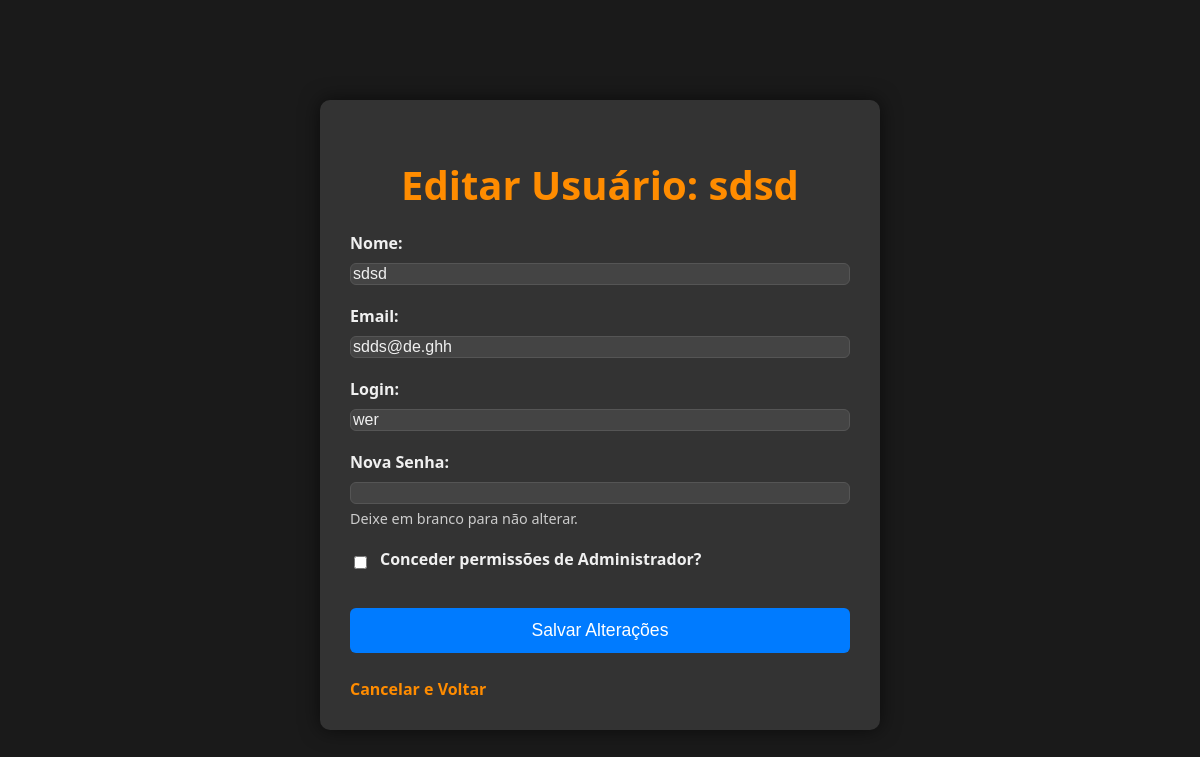
The page /home/usuarios/editar/3/ (signed in) on the database its author committed.
### home/models.py (models this page shows, shortened)
class Usuario(models.Model):
    nome = models.CharField(max_length=50)
    email = models.CharField(max_length=50, unique=True)
    login = models.CharField(max_length=20, unique=True)
    senha = models.CharField(max_length=128)
    empresa = models.ForeignKey(Empresa, on_delete=models.CASCADE, related_name='usuarios')
    is_admin = models.BooleanField(default=False, help_text="Indica se o usuário é administrador da empresa.")

### home/views.py (the view)
    def wrapper(request, *args, **kwargs):
        if not request.current_usuario.is_admin:
            messages.error(request, 'Você não tem permissão de administrador para acessar esta página.')
            return redirect('lista_produtos')
        return view_func(request, *args, **kwargs)

### home/forms.py (shortened to what this page needs)
class UsuarioForm(forms.ModelForm):
    senha = forms.CharField(widget=forms.PasswordInput, required=False, help_text="Deixe em branco para não alterar.")
    confirmar_senha = forms.CharField(widget=forms.PasswordInput, required=False, label="Confirmar Senha")
    class Meta:
        model = Usuario
        fields = ['nome', 'email', 'login', 'senha', 'is_admin']
        labels = {
            'is_admin': 'Conceder permissões de Administrador?'
        }
    def __init__(self, *args, **kwargs):
        user_logado = kwargs.pop('user', None)
        self.is_creating = kwargs.get('instance') is None
        super(UsuarioForm, self).__init__(*args, **kwargs)
        if self.is_creating:
            self.fields['senha'].required = True
            self.fields['confirmar_senha'].required = True
        if user_logado:
            primeiro_admin = Usuario.objects.filter(empresa=user_logado.empresa, is_admin=True).order_by('id').first()
            if user_logado != primeiro_admin:
                if 'is_admin' in self.fields:
                    del self.fields['is_admin']

### home/views.py (called while the page is built)
def usuario_required(view_func):
    def wrapper(request, *args, **kwargs):
        usuario_id = request.session.get('usuario_id')
        if not usuario_id:
            messages.error(request, 'Você precisa estar logado para acessar esta página.')
            return redirect('login')
        try:
            request.current_usuario = Usuario.objects.get(pk=usuario_id)
            request.current_empresa = request.current_usuario.empresa
        except Usuario.DoesNotExist:
            messages.error(request, 'Sessão inválida. Por favor, faça login novamente.')
            if 'usuario_id' in request.session:
                del request.session['usuario_id']
            return redirect('login')
        return view_func(request, *args, **kwargs)
    return wrapper

def admin_required(view_func):
    def wrapper(request, *args, **kwargs):
        if not request.current_usuario.is_admin:
            messages.error(request, 'Você não tem permissão de administrador para acessar esta página.')
            return redirect('lista_produtos')
        return view_func(request, *args, **kwargs)
    return usuario_required(wrapper) # Usamos o usuario_required como base

### home/templates/editar_usuario.html (shortened to what this page needs)
<!DOCTYPE html>
<html lang="pt-br">
  <head>
  </head>
  <body>
    <div class="main-content">
      <h1>Editar Usuário: {{ usuario_a_editar.nome }}</h1>
      <form method="post">
        <div class="form-group">
          <label for="{{ form.nome.id_for_label }}">Nome:</label>
          {{ form.nome }} {{ form.nome.errors }}
        </div>
        <div class="form-group">
          <label for="{{ form.email.id_for_label }}">Email:</label>
          {{ form.email }} {{ form.email.errors }}
        </div>
        <div class="form-group">
          <label for="{{ form.login.id_for_label }}">Login:</label>
          {{ form.login }} {{ form.login.errors }}
        </div>
        <div class="form-group">
          <label for="{{ form.senha.id_for_label }}">Nova Senha:</label>
          {{ form.senha }}
          <span class="helptext">{{ form.senha.help_text }}</span>
        </div>
        {% if form.is_admin %}
        <div class="form-group form-group-checkbox">
          {{ form.is_admin }}
          <label for="{{ form.is_admin.id_for_label }}"
            >{{ form.is_admin.label }}</label
          >
        </div>
        {% endif %}
        <button type="submit">Salvar Alterações</button>
      </form>
      <a href="{% url 'lista_usuarios' %}" class="back-link"
        >Cancelar e Voltar</a
      >
    </div>
  </body>
</html>

### home/templates/editar_usuario.html (style rules this page uses)
body { font-family: "Segoe UI", Tahoma, Geneva, Verdana, sans-serif; background-color: #1a1a1a; color: #f0f0f0; display: flex; justify-content: center; align-items: center; min-height: 100vh; margin: 0; flex-direction: column; text-align: center; padding: 15px; }
.main-content { background-color: #333; padding: 30px; border-radius: 10px; box-shadow: 0 0 20px rgba(0, 0, 0, 0.6); width: 100%; max-width: 500px; text-align: left; }
h1 { color: #ff8c00; font-size: 2.5em; margin-bottom: 20px; text-align: center; }
form { text-align: left; margin-top: 20px; }
.form-group { margin-bottom: 20px; }
label { display: block; margin-bottom: 8px; font-weight: bold; color: #f0f0f0; }
input:not([type="checkbox"]) { width: 100%; box-sizing: border-box; border: 1px solid #555; border-radius: 6px; background-color: #444; color: #f0f0f0; font-size: 1em; }
.helptext { font-size: 0.9em; color: #ccc; display: block; margin-top: 5px; }
.form-group-checkbox { display: flex; align-items: center; gap: 10px; margin-bottom: 20px; }
input[type="checkbox"] { width: auto; }
button[type="submit"] { background-color: #007bff; color: white; padding: 12px 20px; border: none; border-radius: 6px; cursor: pointer; font-size: 1.1em; width: 100%; transition: background-color 0.3s ease, transform 0.2s ease; margin-top: 10px; }
.back-link { display: inline-block; margin-top: 25px; color: #ff8c00; text-decoration: none; font-weight: bold; }

### rows shown on the page
Usuario: nome "sdsd", email "sdds@de.ghh", login "wer"
